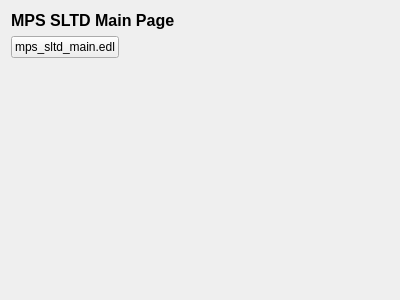
<?xml version="1.0" encoding="UTF-8"?>
<ui version="4.0">
 <class>Form</class>
 <widget class="QWidget" name="Form">
  <property name="geometry">
   <rect>
    <x>0</x>
    <y>0</y>
    <width>400</width>
    <height>300</height>
   </rect>
  </property>
  <property name="windowTitle">
   <string>Form</string>
  </property>
  <layout class="QGridLayout" name="gridLayout">
   <item row="2" column="0">
    <spacer name="verticalSpacer">
     <property name="orientation">
      <enum>Qt::Vertical</enum>
     </property>
     <property name="sizeHint" stdset="0">
      <size>
       <width>20</width>
       <height>40</height>
      </size>
     </property>
    </spacer>
   </item>
   <item row="1" column="1">
    <spacer name="horizontalSpacer">
     <property name="orientation">
      <enum>Qt::Horizontal</enum>
     </property>
     <property name="sizeHint" stdset="0">
      <size>
       <width>40</width>
       <height>20</height>
      </size>
     </property>
    </spacer>
   </item>
   <item row="1" column="0">
    <widget class="PyDMEDMDisplayButton" name="PyDMEDMDisplayButton">
     <property name="toolTip">
      <string/>
     </property>
     <property name="text">
      <string>mps_sltd_main.edl</string>
     </property>
     <property name="filenames" stdset="0">
      <stringlist>
       <string>lcls2_systemarea.edl</string>
      </stringlist>
     </property>
     <property name="macros" stdset="0">
      <stringlist>
       <string>SYS=SYS0,srce=sc,area=sltd,x=12,EVGLOCA=IN20,subsys=mps,y=14,EVG_UNIT=EV01</string>
      </stringlist>
     </property>
    </widget>
   </item>
   <item row="0" column="0" colspan="2">
    <widget class="QLabel" name="label">
     <property name="font">
      <font>
       <pointsize>12</pointsize>
       <weight>75</weight>
       <bold>true</bold>
      </font>
     </property>
     <property name="text">
      <string>MPS SLTD Main Page</string>
     </property>
    </widget>
   </item>
  </layout>
 </widget>
 <customwidgets>
  <customwidget>
   <class>PyDMRelatedDisplayButton</class>
   <extends>QPushButton</extends>
   <header>pydm.widgets.related_display_button</header>
  </customwidget>
  <customwidget>
   <class>PyDMEDMDisplayButton</class>
   <extends>PyDMRelatedDisplayButton</extends>
   <header>edmbutton.edm_button</header>
   <container>1</container>
  </customwidget>
 </customwidgets>
 <resources/>
 <connections/>
</ui>
